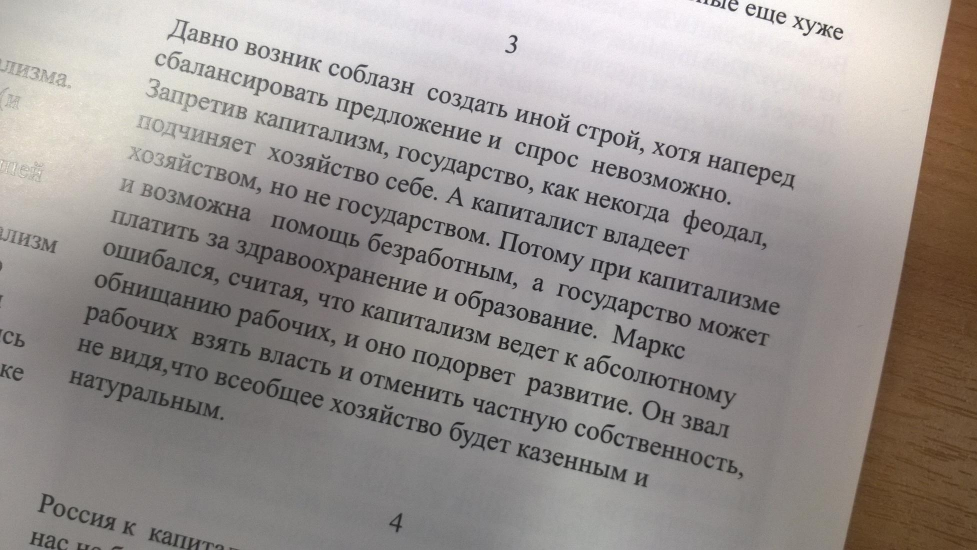
#> input picture task3/data/1.jpg, 1954 x 1100 px (shown at 1/2 size); its folder holds 4 pictures in this run
$ jupyter execute --allow-errors task3.ipynb
#> lines starting #> are read from the running program, lines starting #| are printed output that depends on the picture
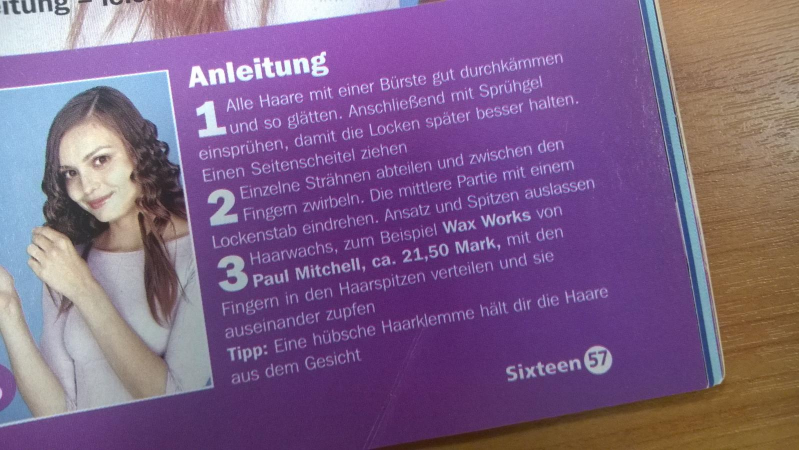
#> input picture task3/data/2.jpg, 1598 x 900 px (shown at 1/2 size)
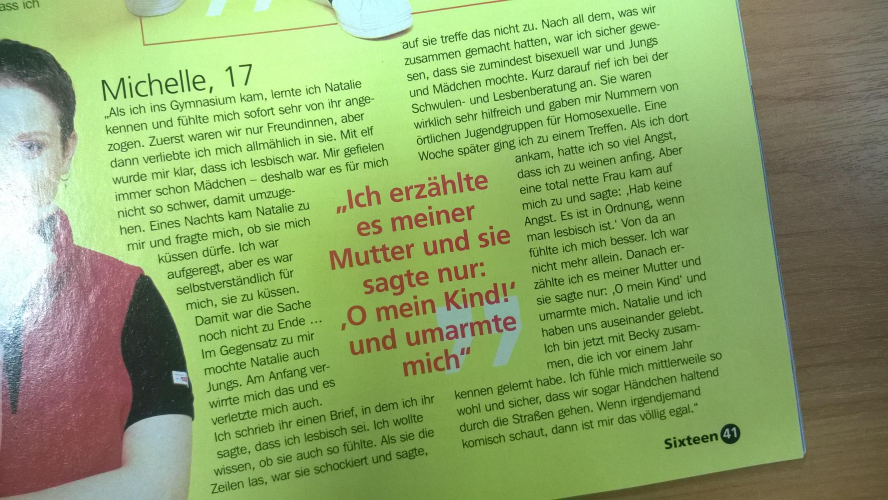
#> input picture task3/data/3.jpg, 2664 x 1500 px (shown at 1/3 size)
# Attention!
Данный ноутбук не содержит сделанного задания
Что удалось до дедлайна:
- использовать алгоритм Преобразования Хафа из cv2 и повернуть изображение - бэйзлайн.
- По сути взять код с википедии для БПХ и попытаться достать от туда ту самую alfa поворота. Не получилось.
- Дальше, если получится/будет время я обновлю ноутбук с нормальным работающим решением, эфективным по памяти

[cell 1]
import matplotlib.pyplot as plt
import matplotlib.image as mpimg
import numpy as np
import cv2
import math

[cell 2]
SMALL_SIZE = 12
MEDIUM_SIZE = 15
BIGGER_SIZE = 18

plt.rc('font', size=SMALL_SIZE)          # controls default text sizes
plt.rc('axes', titlesize=MEDIUM_SIZE)     # fontsize of the axes title
plt.rc('axes', labelsize=MEDIUM_SIZE)    # fontsize of the x and y labels
plt.rc('xtick', labelsize=SMALL_SIZE)    # fontsize of the tick labels
plt.rc('ytick', labelsize=SMALL_SIZE)    # fontsize of the tick labels
plt.rc('legend', fontsize=MEDIUM_SIZE)    # legend fontsize
plt.rc('figure', titlesize=BIGGER_SIZE)  # fontsize of the figure title

#> (a cell that did not finish here is left out)
